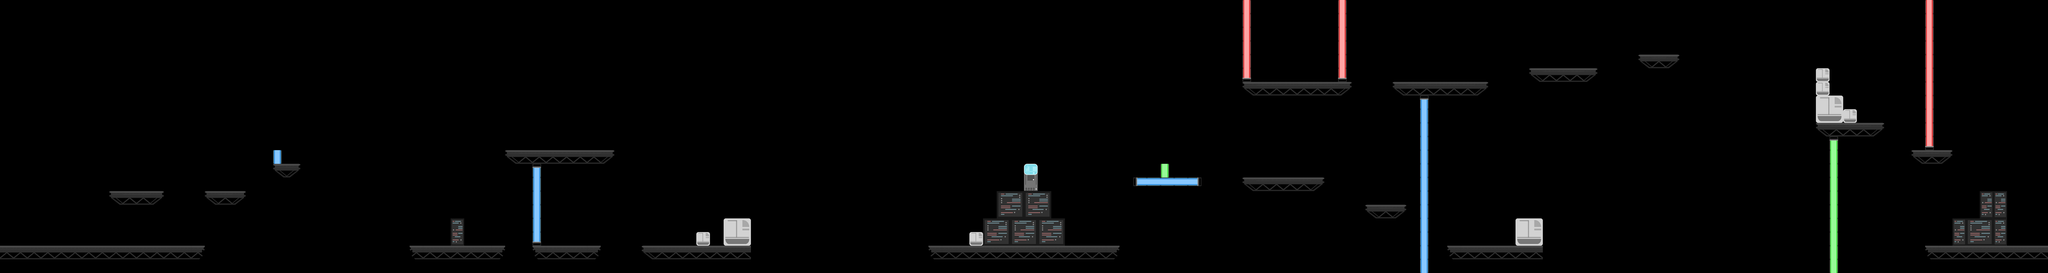

The image is a tile-based game level rendered from a .tmx file. Its description and source (layers, tilesets, objects; grid data summarised) follow:
An orthogonal 150x20 tile map with 64x64 px tiles, 7 tile layers (sol, plateforme, mur_rouge, mur_vert, ...) and 30 objects.

<map version="1.9" tiledversion="1.9.2" orientation="orthogonal" renderorder="right-down" width="150" height="20" tilewidth="64" tileheight="64" infinite="0" nextlayerid="15" nextobjectid="64">
 <editorsettings>
  <export target="../asset/carte/niveau_2.json" format="json" />
 </editorsettings>
 <tileset firstgid="1" name="tileset" tilewidth="64" tileheight="64" tilecount="100" columns="10">
  <image source="tileset.png" width="640" height="640" />
  <tile id="0">
   <properties>
    <property name="solide" type="bool" value="true" />
   </properties>
  </tile>
  <tile id="1">
   <properties>
    <property name="solide" type="bool" value="true" />
   </properties>
  </tile>
  <tile id="2">
   <properties>
    <property name="solide" type="bool" value="true" />
   </properties>
  </tile>
  <tile id="3">
   <properties>
    <property name="solide" type="bool" value="true" />
   </properties>
  </tile>
  <tile id="4">
   <properties>
    <property name="solide" type="bool" value="true" />
   </properties>
  </tile>
  <tile id="27">
   <properties>
    <property name="solide" type="bool" value="true" />
   </properties>
  </tile>
  <tile id="28">
   <properties>
    <property name="solide" type="bool" value="true" />
   </properties>
  </tile>
  <tile id="30">
   <properties>
    <property name="solide" type="bool" value="true" />
   </properties>
  </tile>
  <tile id="31">
   <properties>
    <property name="solide" type="bool" value="true" />
   </properties>
  </tile>
  <tile id="32">
   <properties>
    <property name="solide" type="bool" value="true" />
   </properties>
  </tile>
  <tile id="33">
   <properties>
    <property name="solide" type="bool" value="true" />
   </properties>
  </tile>
  <tile id="34">
   <properties>
    <property name="solide" type="bool" value="true" />
   </properties>
  </tile>
  <tile id="36">
   <properties>
    <property name="solide" type="bool" value="true" />
   </properties>
  </tile>
  <tile id="37">
   <properties>
    <property name="solide" type="bool" value="true" />
   </properties>
  </tile>
  <tile id="38">
   <properties>
    <property name="solide" type="bool" value="true" />
   </properties>
  </tile>
  <tile id="40">
   <properties>
    <property name="solide" type="bool" value="true" />
   </properties>
  </tile>
  <tile id="41">
   <properties>
    <property name="solide" type="bool" value="true" />
   </properties>
  </tile>
  <tile id="42">
   <properties>
    <property name="solide" type="bool" value="true" />
   </properties>
  </tile>
  <tile id="46">
   <properties>
    <property name="solide" type="bool" value="true" />
   </properties>
  </tile>
  <tile id="47">
   <properties>
    <property name="solide" type="bool" value="true" />
   </properties>
  </tile>
  <tile id="48">
   <properties>
    <property name="solide" type="bool" value="true" />
   </properties>
  </tile>
  <tile id="50">
   <properties>
    <property name="solide" type="bool" value="true" />
   </properties>
  </tile>
  <tile id="51">
   <properties>
    <property name="solide" type="bool" value="true" />
   </properties>
  </tile>
  <tile id="52">
   <properties>
    <property name="solide" type="bool" value="true" />
   </properties>
  </tile>
  <tile id="56">
   <properties>
    <property name="solide" type="bool" value="true" />
   </properties>
  </tile>
  <tile id="57">
   <properties>
    <property name="solide" type="bool" value="true" />
   </properties>
  </tile>
  <tile id="58">
   <properties>
    <property name="solide" type="bool" value="true" />
   </properties>
  </tile>
 </tileset>
 <layer id="1" name="sol" width="150" height="20">
  <data>[3000 cells, 116 non-empty, 15 distinct tile ids]</data>
 </layer>
 <layer id="2" name="plateforme" width="150" height="20">
  <data>[3000 cells, 57 non-empty, 3 distinct tile ids]</data>
 </layer>
 <layer id="3" name="mur_rouge" width="150" height="20">
  <data>[3000 cells, 23 non-empty, 2 distinct tile ids]</data>
 </layer>
 <layer id="4" name="mur_vert" width="150" height="20">
  <data>[3000 cells, 10 non-empty, 2 distinct tile ids]</data>
 </layer>
 <layer id="5" name="mur_bleu" width="150" height="20">
  <data>[3000 cells, 24 non-empty, 2 distinct tile ids]</data>
 </layer>
 <objectgroup id="6" name="ennemi_A_spawn">
  <object id="33" gid="93" x="832" y="1088" width="64" height="64" />
  <object id="34" gid="93" x="2368" y="704" width="64" height="64" />
  <object id="35" gid="93" x="2816" y="704" width="64" height="64" />
  <object id="36" gid="93" x="6144" y="832" width="64" height="64" />
  <object id="37" gid="93" x="6528" y="384" width="64" height="64" />
  <object id="38" gid="93" x="6912" y="384" width="64" height="64" />
  <object id="39" gid="93" x="7552" y="576" width="64" height="64" />
 </objectgroup>
 <objectgroup id="7" name="ennemi_B_spawn">
  <object id="40" gid="94" x="576" y="1152" width="64" height="64" />
  <object id="41" gid="94" x="4480" y="1152" width="64" height="64" />
  <object id="42" gid="94" x="7168" y="1024" width="64" height="64" />
  <object id="43" gid="94" x="7168" y="320" width="64" height="64" />
  <object id="44" gid="94" x="9344" y="896" width="64" height="64" />
 </objectgroup>
 <objectgroup id="8" name="ennemi_C_spawn" />
 <objectgroup id="9" name="ennemi_D_spawn">
  <object id="45" gid="96" x="2624" y="1152" width="64" height="64" />
  <object id="46" gid="96" x="6784" y="1152" width="64" height="64" />
 </objectgroup>
 <objectgroup id="10" name="plateforme_spawn">
  <object id="58" gid="99" x="3904" y="1216" width="64" height="64" />
  <object id="59" gid="99" x="3904" y="1216" width="64" height="64" />
  <object id="60" gid="99" x="7424" y="1024" width="64" height="64" />
  <object id="61" gid="99" x="8000" y="1216" width="64" height="64" />
  <object id="62" gid="99" x="8384" y="768" width="64" height="64" />
  <object id="63" gid="99" x="8768" y="1216" width="64" height="64" />
 </objectgroup>
 <objectgroup id="11" name="batterie_spawn">
  <object id="47" gid="97" x="1984" y="1152" width="64" height="64" />
  <object id="48" gid="97" x="3392" y="1024" width="64" height="64" />
  <object id="49" gid="97" x="5056" y="1152" width="64" height="64" />
  <object id="50" gid="97" x="5888" y="384" width="64" height="64" />
  <object id="51" gid="97" x="6016" y="384" width="64" height="64" />
  <object id="52" gid="97" x="6144" y="384" width="64" height="64" />
  <object id="53" gid="97" x="7360" y="320" width="64" height="64" />
  <object id="55" gid="97" x="7744" y="256" width="64" height="64" />
  <object id="56" gid="97" x="8768" y="576" width="64" height="64" />
  <object id="57" gid="97" x="8768" y="576" width="64" height="64" />
 </objectgroup>
 <layer id="12" name="checkpoint" width="150" height="20">
  <data>[3000 cells, 2 non-empty, 2 distinct tile ids]</data>
 </layer>
 <layer id="13" name="objet" width="150" height="20">
  <data>[3000 cells, 2 non-empty, 2 distinct tile ids]</data>
 </layer>
</map>
